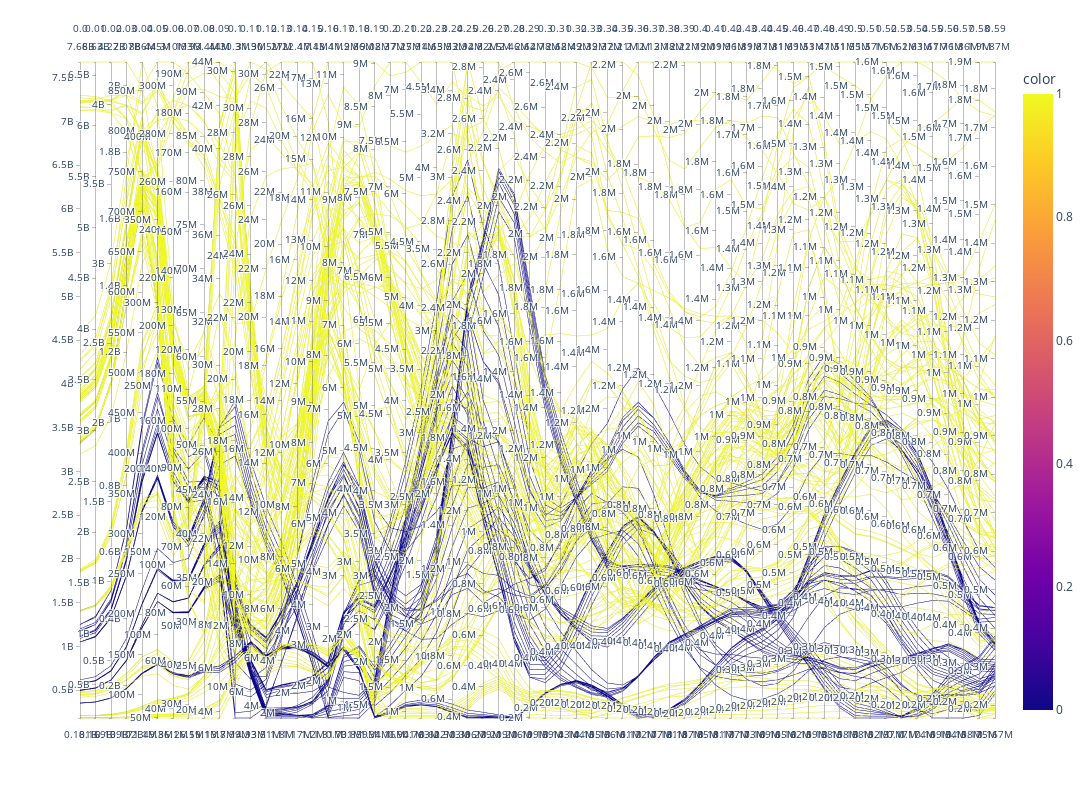

Notebook source saved alongside this figure:
### Code cell
#### Visualize 3d plots for all PDB Structures -- no idea what parallel_coordinates does to the data
%matplotlib widget
import plotly.express as px
df = pd.DataFrame(X_train)

fig = px.parallel_coordinates(df,  color=y_train,  labels=qgrid)  # text=twist, color_continuous_scale=px.colors.diverging.Tealrose,
fig.update_layout(
    autosize=True,
    width=1400,
    height=800,)
fig.show()

### Figure 1 — Plotly figure (JSON) as saved in the notebook; plotly's stock layout.template omitted (floating-point values rounded to 4 significant figures; data arrays with more than 128 entries replaced by an {"elided": "..."} marker saying what was removed)
{"data": [{"dimensions": [{"label": "0.0", "values": {"elided": "154 int values"}}, {"label": "0.01", "values": {"elided": "154 int values"}}, {"label": "0.02", "values": {"elided": "154 int values"}}, {"label": "0.03", "values": {"elided": "154 int values"}}, {"label": "0.04", "values": {"elided": "154 int values"}}, {"label": "0.05", "values": {"elided": "154 int values"}}, {"label": "0.06", "values": {"elided": "154 int values"}}, {"label": "0.07", "values": {"elided": "154 int values"}}, {"label": "0.08", "values": {"elided": "154 int values"}}, {"label": "0.09", "values": {"elided": "154 int values"}}, {"label": "0.1", "values": {"elided": "154 int values"}}, {"label": "0.11", "values": {"elided": "154 int values"}}, {"label": "0.12", "values": {"elided": "154 int values"}}, {"label": "0.13", "values": {"elided": "154 int values"}}, {"label": "0.14", "values": {"elided": "154 int values"}}, {"label": "0.15", "values": {"elided": "154 int values"}}, {"label": "0.16", "values": {"elided": "154 int values"}}, {"label": "0.17", "values": {"elided": "154 int values"}}, {"label": "0.18", "values": {"elided": "154 int values"}}, {"label": "0.19", "values": {"elided": "154 int values"}}, {"label": "0.2", "values": {"elided": "154 int values"}}, {"label": "0.21", "values": {"elided": "154 int values"}}, {"label": "0.22", "values": {"elided": "154 int values"}}, {"label": "0.23", "values": {"elided": "154 int values"}}, {"label": "0.24", "values": {"elided": "154 int values"}}, {"label": "0.25", "values": {"elided": "154 int values"}}, {"label": "0.26", "values": {"elided": "154 int values"}}, {"label": "0.27", "values": {"elided": "154 int values"}}, {"label": "0.28", "values": {"elided": "154 int values"}}, {"label": "0.29", "values": {"elided": "154 int values"}}, {"label": "0.3", "values": {"elided": "154 int values"}}, {"label": "0.31", "values": {"elided": "154 int values"}}, {"label": "0.32", "values": {"elided": "154 int values"}}, {"label": "0.33", "values": {"elided": "154 int values"}}, {"label": "0.34", "values": {"elided": "154 int values"}}, {"label": "0.35", "values": {"elided": "154 int values"}}, {"label": "0.36", "values": {"elided": "154 int values"}}, {"label": "0.37", "values": {"elided": "154 int values"}}, {"label": "0.38", "values": {"elided": "154 int values"}}, {"label": "0.39", "values": {"elided": "154 int values"}}, {"label": "0.4", "values": {"elided": "154 int values"}}, {"label": "0.41", "values": {"elided": "154 int values"}}, {"label": "0.42", "values": {"elided": "154 int values"}}, {"label": "0.43", "values": {"elided": "154 int values"}}, {"label": "0.44", "values": {"elided": "154 int values"}}, {"label": "0.45", "values": {"elided": "154 int values"}}, {"label": "0.46", "values": {"elided": "154 int values"}}, {"label": "0.47", "values": {"elided": "154 int values"}}, {"label": "0.48", "values": {"elided": "154 int values"}}, {"label": "0.49", "values": {"elided": "154 int values"}}, {"label": "0.5", "values": {"elided": "154 int values"}}, {"label": "0.51", "values": {"elided": "154 int values"}}, {"label": "0.52", "values": {"elided": "154 int values"}}, {"label": "0.53", "values": {"elided": "154 int values"}}, {"label": "0.54", "values": {"elided": "154 int values"}}, {"label": "0.55", "values": {"elided": "154 int values"}}, {"label": "0.56", "values": {"elided": "154 int values"}}, {"label": "0.57", "values": {"elided": "154 int values"}}, {"label": "0.58", "values": {"elided": "154 int values"}}, {"label": "0.59", "values": {"elided": "154 int values"}}], "domain": {"x": [0, 1], "y": [0, 1]}, "line": {"color": {"elided": "154 int values"}, "coloraxis": "coloraxis"}, "name": "", "type": "parcoords"}], "layout": {"autosize": true, "coloraxis": {"colorbar": {"title": {"text": "color"}}, "colorscale": [[0, "#0d0887"], [0.1111, "#46039f"], [0.2222, "#7201a8"], [0.3333, "#9c179e"], [0.4444, "#bd3786"], [0.5556, "#d8576b"], [0.6667, "#ed7953"], [0.7778, "#fb9f3a"], [0.8889, "#fdca26"], [1, "#f0f921"]]}, "height": 800, "legend": {"tracegroupgap": 0}, "margin": {"t": 60}, "width": 1400}}
